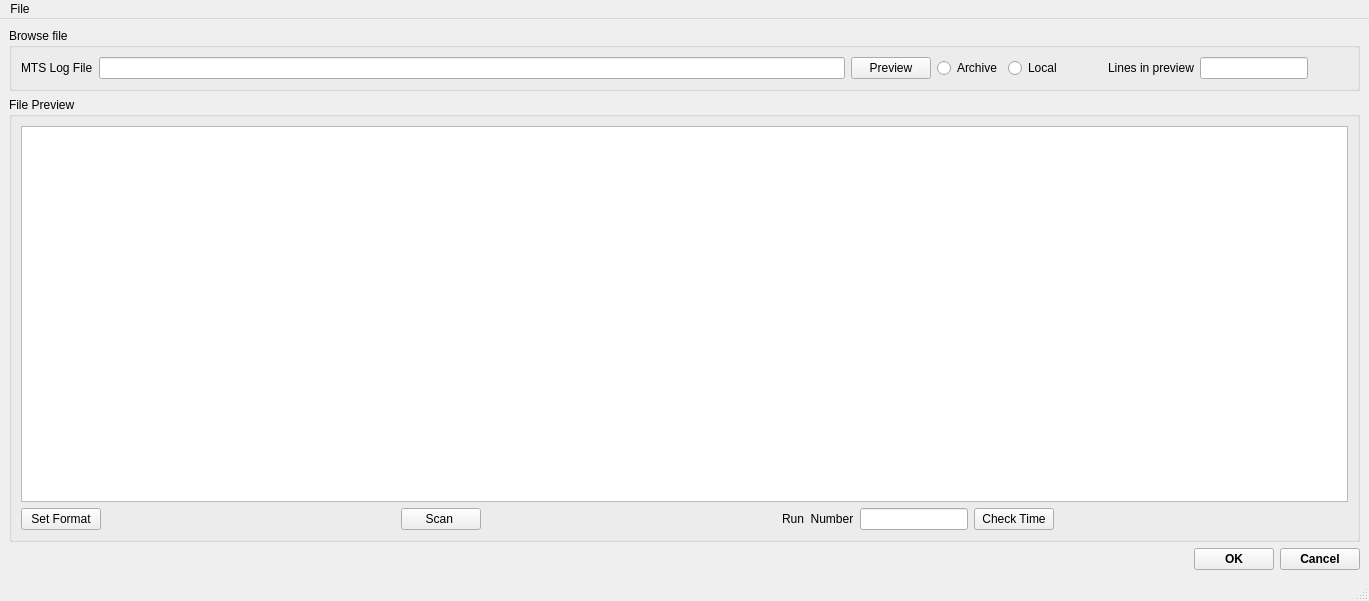
<?xml version="1.0" encoding="UTF-8"?>
<ui version="4.0">
 <class>MainWindow</class>
 <widget class="QMainWindow" name="MainWindow">
  <property name="windowModality">
   <enum>Qt::ApplicationModal</enum>
  </property>
  <property name="geometry">
   <rect>
    <x>0</x>
    <y>0</y>
    <width>1369</width>
    <height>601</height>
   </rect>
  </property>
  <property name="windowTitle">
   <string>MainWindow</string>
  </property>
  <widget class="QWidget" name="centralwidget">
   <layout class="QGridLayout" name="gridLayout_3">
    <item row="1" column="0">
     <widget class="QGroupBox" name="groupBox">
      <property name="title">
       <string>File Preview</string>
      </property>
      <layout class="QGridLayout" name="gridLayout">
       <item row="0" column="0">
        <widget class="MTSFormatTable" name="tableWidget_preview"/>
       </item>
       <item row="1" column="0">
        <layout class="QGridLayout" name="gridLayout_4">
         <item row="0" column="3">
          <spacer name="horizontalSpacer_5">
           <property name="orientation">
            <enum>Qt::Horizontal</enum>
           </property>
           <property name="sizeHint" stdset="0">
            <size>
             <width>40</width>
             <height>20</height>
            </size>
           </property>
          </spacer>
         </item>
         <item row="0" column="5">
          <widget class="QLineEdit" name="lineEdit_runNumber">
           <property name="sizePolicy">
            <sizepolicy hsizetype="Preferred" vsizetype="Fixed">
             <horstretch>0</horstretch>
             <verstretch>0</verstretch>
            </sizepolicy>
           </property>
          </widget>
         </item>
         <item row="0" column="4">
          <widget class="QLabel" name="label_3">
           <property name="text">
            <string>Run  Number</string>
           </property>
          </widget>
         </item>
         <item row="0" column="7">
          <spacer name="horizontalSpacer_2">
           <property name="orientation">
            <enum>Qt::Horizontal</enum>
           </property>
           <property name="sizeHint" stdset="0">
            <size>
             <width>40</width>
             <height>20</height>
            </size>
           </property>
          </spacer>
         </item>
         <item row="0" column="6">
          <widget class="QPushButton" name="pushButton_checkTime">
           <property name="text">
            <string>Check Time</string>
           </property>
          </widget>
         </item>
         <item row="0" column="2">
          <widget class="QPushButton" name="pushButton_scanInfo">
           <property name="toolTip">
            <string>&lt;html&gt;&lt;head/&gt;&lt;body&gt;&lt;p&gt;Scan the file for summary&lt;/p&gt;&lt;/body&gt;&lt;/html&gt;</string>
           </property>
           <property name="text">
            <string>Scan </string>
           </property>
          </widget>
         </item>
         <item row="0" column="0">
          <widget class="QPushButton" name="pushButton_formatSet">
           <property name="text">
            <string>Set Format</string>
           </property>
          </widget>
         </item>
         <item row="0" column="1">
          <spacer name="horizontalSpacer_6">
           <property name="orientation">
            <enum>Qt::Horizontal</enum>
           </property>
           <property name="sizeHint" stdset="0">
            <size>
             <width>40</width>
             <height>20</height>
            </size>
           </property>
          </spacer>
         </item>
        </layout>
       </item>
      </layout>
     </widget>
    </item>
    <item row="0" column="0">
     <widget class="QGroupBox" name="groupBox_load">
      <property name="title">
       <string>Browse file</string>
      </property>
      <layout class="QGridLayout" name="gridLayout_2">
       <item row="0" column="5">
        <spacer name="horizontalSpacer_4">
         <property name="orientation">
          <enum>Qt::Horizontal</enum>
         </property>
         <property name="sizeType">
          <enum>QSizePolicy::Preferred</enum>
         </property>
         <property name="sizeHint" stdset="0">
          <size>
           <width>40</width>
           <height>20</height>
          </size>
         </property>
        </spacer>
       </item>
       <item row="0" column="4">
        <widget class="QRadioButton" name="radioButton_browseLocal">
         <property name="text">
          <string>Local</string>
         </property>
        </widget>
       </item>
       <item row="0" column="3">
        <widget class="QRadioButton" name="radioButton_browseArchive">
         <property name="text">
          <string>Archive</string>
         </property>
        </widget>
       </item>
       <item row="0" column="10">
        <spacer name="horizontalSpacer_3">
         <property name="orientation">
          <enum>Qt::Horizontal</enum>
         </property>
         <property name="sizeType">
          <enum>QSizePolicy::Preferred</enum>
         </property>
         <property name="sizeHint" stdset="0">
          <size>
           <width>40</width>
           <height>20</height>
          </size>
         </property>
        </spacer>
       </item>
       <item row="0" column="6">
        <widget class="QLabel" name="label_2">
         <property name="text">
          <string>Lines in preview</string>
         </property>
        </widget>
       </item>
       <item row="0" column="0">
        <widget class="QLabel" name="label">
         <property name="text">
          <string>MTS Log File</string>
         </property>
        </widget>
       </item>
       <item row="0" column="2">
        <widget class="QPushButton" name="pushButton_browseLoadFile">
         <property name="toolTip">
          <string>&lt;html&gt;&lt;head/&gt;&lt;body&gt;&lt;p&gt;Browse file and load&lt;/p&gt;&lt;/body&gt;&lt;/html&gt;</string>
         </property>
         <property name="text">
          <string>Preview</string>
         </property>
        </widget>
       </item>
       <item row="0" column="1">
        <widget class="QLineEdit" name="lineEdit_mtsFileName"/>
       </item>
       <item row="0" column="7">
        <widget class="QLineEdit" name="lineEdit_numRowsInPreview">
         <property name="sizePolicy">
          <sizepolicy hsizetype="Preferred" vsizetype="Fixed">
           <horstretch>0</horstretch>
           <verstretch>0</verstretch>
          </sizepolicy>
         </property>
        </widget>
       </item>
      </layout>
     </widget>
    </item>
    <item row="2" column="0">
     <layout class="QHBoxLayout" name="horizontalLayout">
      <item>
       <spacer name="horizontalSpacer">
        <property name="orientation">
         <enum>Qt::Horizontal</enum>
        </property>
        <property name="sizeHint" stdset="0">
         <size>
          <width>40</width>
          <height>20</height>
         </size>
        </property>
       </spacer>
      </item>
      <item>
       <widget class="QPushButton" name="pushButton_loadReturn">
        <property name="font">
         <font>
          <weight>75</weight>
          <bold>true</bold>
         </font>
        </property>
        <property name="text">
         <string>OK</string>
        </property>
       </widget>
      </item>
      <item>
       <widget class="QPushButton" name="pushButton_cancel">
        <property name="font">
         <font>
          <weight>75</weight>
          <bold>true</bold>
         </font>
        </property>
        <property name="text">
         <string>Cancel</string>
        </property>
       </widget>
      </item>
     </layout>
    </item>
   </layout>
  </widget>
  <widget class="QMenuBar" name="menubar">
   <property name="geometry">
    <rect>
     <x>0</x>
     <y>0</y>
     <width>1369</width>
     <height>22</height>
    </rect>
   </property>
   <widget class="QMenu" name="menuFile">
    <property name="title">
     <string>File</string>
    </property>
    <addaction name="actionQuit"/>
   </widget>
   <addaction name="menuFile"/>
  </widget>
  <widget class="QStatusBar" name="statusbar"/>
  <action name="actionQuit">
   <property name="text">
    <string>Quit</string>
   </property>
  </action>
 </widget>
 <customwidgets>
  <customwidget>
   <class>MTSFormatTable</class>
   <extends>QTableWidget</extends>
   <header>vdrivetablewidgets.h</header>
  </customwidget>
 </customwidgets>
 <resources/>
 <connections/>
</ui>
